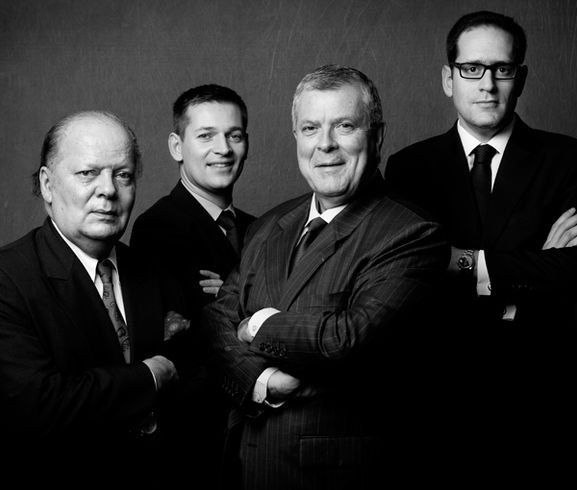
#> input picture picture.jpg, 577 x 490 px
$ python main.py
#> lines starting #> are read from the running program, lines starting #| are printed output that depends on the picture; after the words box and inside, x2 and y2 are one past the last pixel; in counts of white or black regions, pixels touching at a corner belong together
import cv2
img = cv2.imread('picture.jpg')
#> img is the input picture: shape (490, 577, 3); min 0, max 255, mean 42.2
gray = cv2.cvtColor(img, cv2.COLOR_BGR2GRAY)
face_cascade = cv2.CascadeClassifier(cv2.data.haarcascades + 'haarcascade_frontalface_default.xml')
faces = face_cascade.detectMultiScale(gray, scaleFactor=1.1, minNeighbors=5)
#> faces = [[179, 106, 75, 75], [442, 34, 95, 95], [281, 90, 93, 93], [54, 136, 95, 95]]
for (x, y, w, h) in faces:
    cv2.rectangle(img, (x, y), (x+w, y+h), (64 , 48, 255), 2)
#> this loop made 4 passes
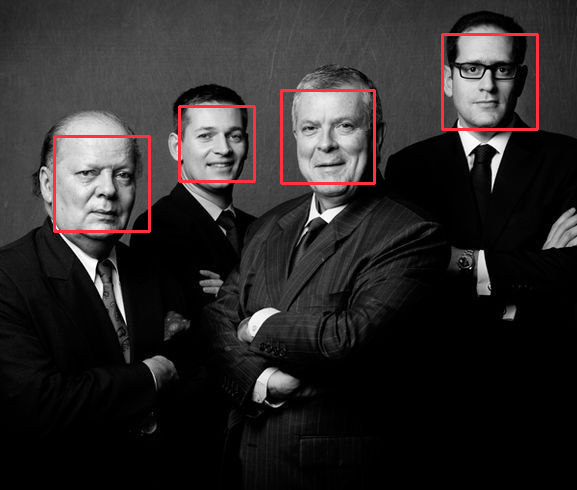
#> img: shape (490, 577, 3); 1.51% of pixels changed, all inside (x1, y1, x2, y2) = (53, 33, 539, 233)
cv2.imshow('output', img)
print('Number of faces:', len(faces))
#| Number of faces: 4

cv2.waitKey(0)
cv2.destroyAllWindows()
